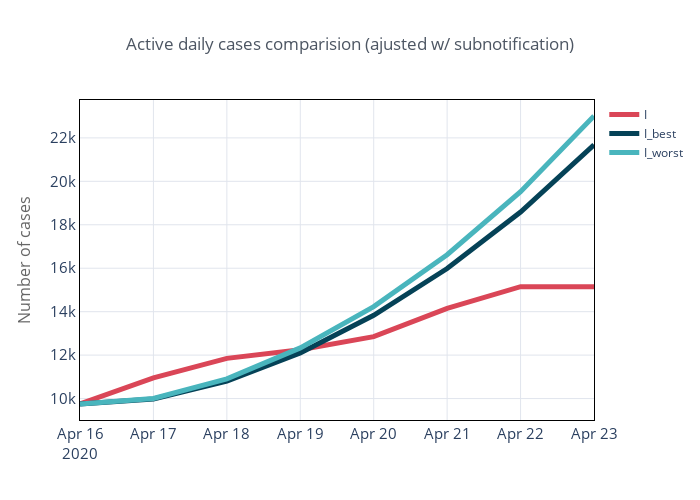

Notebook code cell kept with this figure:
### Code cell
t = y_adjust[['I']].join(y_est_adjust['best'][['I']], rsuffix='_best')
# t = y[['I']].join(y_est_adjust['best'][['I']], rsuffix='_best')
# t = t.join(y_adjust['I'], rsuffix='_ajusted')
t = t.join(y_est_adjust['worst'][['I']], rsuffix='_worst')

t.iplot(title='Active daily cases comparision (ajusted w/ subnotification)', 
        yTitle='Number of cases', colorscale='my_colors', theme='custom', width=5)

### Figure 1 — Plotly figure (JSON) as saved in the notebook; plotly's stock layout.template omitted (floating-point values rounded to 4 significant figures)
{"data": [{"line": {"color": "rgba(218, 70, 87, 1.0)", "dash": "solid", "shape": "linear", "width": 5}, "mode": "lines", "name": "I", "text": "", "type": "scatter", "x": ["2020-04-16", "2020-04-17", "2020-04-18", "2020-04-19", "2020-04-20", "2020-04-21", "2020-04-22", "2020-04-23"], "y": [9750, 10950, 11850, 12250, 12850, 14150.0, 15150.0, 15150.0]}, {"line": {"color": "rgba(5, 66, 87, 1.0)", "dash": "solid", "shape": "linear", "width": 5}, "mode": "lines", "name": "I_best", "text": "", "type": "scatter", "x": ["2020-04-16", "2020-04-17", "2020-04-18", "2020-04-19", "2020-04-20", "2020-04-21", "2020-04-22", "2020-04-23"], "y": [9750, 9979.0, 10800.0, 12100.0, 13830.0, 15980.0, 18590.0, 21680.0]}, {"line": {"color": "rgba(73, 181, 189, 1.0)", "dash": "solid", "shape": "linear", "width": 5}, "mode": "lines", "name": "I_worst", "text": "", "type": "scatter", "x": ["2020-04-16", "2020-04-17", "2020-04-18", "2020-04-19", "2020-04-20", "2020-04-21", "2020-04-22", "2020-04-23"], "y": [9750, 10010.0, 10910.0, 12330.0, 14240.0, 16620.0, 19520.0, 23010.0]}], "layout": {"height": 500, "legend": {"bgcolor": "#FFFFFF", "bordercolor": "#444444", "borderwidth": 0, "font": {"size": 12}, "itemclick": "toggle", "itemdoubleclick": "toggleothers", "itemsizing": "trace", "traceorder": "normal"}, "paper_bgcolor": "#FFFFFF", "plot_bgcolor": "#FFFFFF", "title": {"font": {"color": "#4D5663", "size": 17}, "text": "Active daily cases comparision (ajusted w/ subnotification)", "x": 0.5}, "width": 700, "xaxis": {"automargin": true, "gridcolor": "#E1E5ED", "linecolor": "#000000", "mirror": "ticks", "showline": true, "tickfont": {"size": 15}, "title": {"font": {"color": "#666666", "size": 16}, "text": ""}, "zerolinecolor": "#000000", "zerolinewidth": 2}, "yaxis": {"automargin": true, "gridcolor": "#E1E5ED", "linecolor": "#000000", "mirror": "ticks", "showline": true, "tickfont": {"size": 15}, "title": {"font": {"color": "#666666", "size": 16}, "text": "Number of cases"}, "zerolinecolor": "#000000", "zerolinewidth": 2}}}
